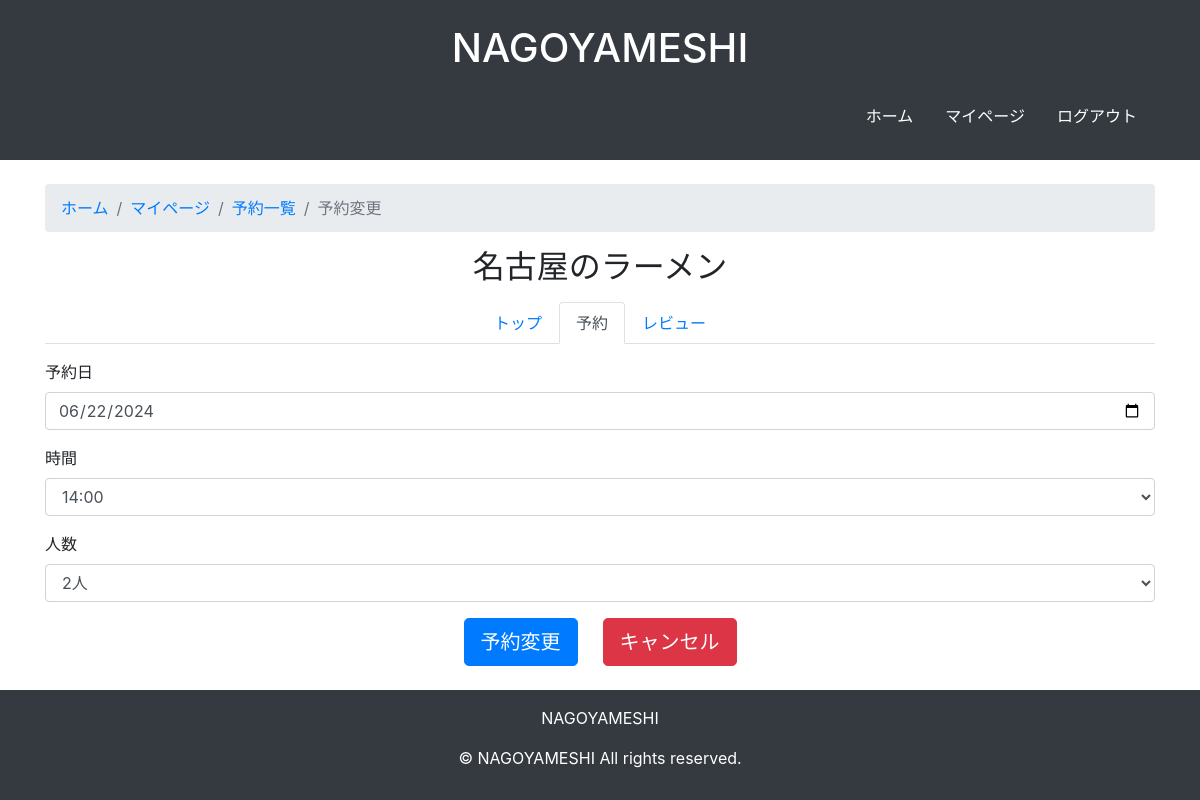
Screenshot of /reservation/update/14/ (signed in) with the database file from the repository.
### tabelog/models.py (models this page shows, shortened)
class Reservation(models.Model):
    store = models.ForeignKey('Store', on_delete=models.CASCADE)
    user = models.ForeignKey(settings.AUTH_USER_MODEL, on_delete=models.CASCADE)
    reserved_date = models.DateTimeField()
    reserved_time = models.TimeField()
    number_of_people = models.PositiveIntegerField()
    created_at = models.DateTimeField(auto_now_add=True)
    updated_at = models.DateTimeField(auto_now=True)

class Store(models.Model):
    store_id = models.AutoField(primary_key=True)
    category = models.ForeignKey(Category, on_delete=models.CASCADE, related_name='stores')
    name = models.CharField("店舗名", max_length=264)
    image = models.ImageField("画像", upload_to='store_images/', blank=True, null=True)
    description = models.TextField("説明")
    lowest_price = models.IntegerField("価格帯(下限)")
    highest_price = models.IntegerField("価格帯(上限)")
    opening_time = models.TimeField("営業時間(開店)")
    closing_time = models.TimeField("営業時間(閉店)")
    postal_code = models.CharField("郵便番号", max_length=11)
    address = models.CharField("住所", max_length=264)
    phone_number = models.CharField("電話番号", max_length=55)
    seating_capacity = models.IntegerField("座席数")
    regular_holiday = models.CharField("定休日", max_length=55)
    created_at = models.DateTimeField("登録日", default=timezone.now)
    updated_at = models.DateTimeField("更新日", auto_now=True)

### tabelog/views.py (the view, shortened to what this page needs)
# urls.py: path('reservation/update/<int:pk>/', views.ReservationUpdateView.as_view(), name='update_reservation'),
class ReservationUpdateView(PremiumUserRequiredMixin, generic.UpdateView):
    model = Reservation
    form_class = ReservationForm
    template_name = 'tabelog/reservation_update.html'
    def get_form_kwargs(self):
        kwargs = super().get_form_kwargs()
        kwargs['store'] = self.get_object().store
        return kwargs
    def get_initial(self):
        initial = super().get_initial()
        reservation = self.get_object()
        initial['reserved_date'] = reservation.reserved_date
        initial['reserved_time'] = reservation.reserved_time.strftime("%H:%M")
        initial['number_of_people'] = reservation.number_of_people
        return initial
    def get_context_data(self, **kwargs):
        context = super().get_context_data(**kwargs)
        reservation = self.get_object()
        store = reservation.store
        reviews = Review.objects.filter(store=store)
        average_score = reviews.aggregate(Avg('score'))['score__avg'] or 0
        review_count = reviews.count()
        context['reservation'] = reservation
        context['average_score'] = average_score
        context['review_count'] = review_count
        context['store'] = store
        context['times'] = [
            "11:00", "11:30", "12:00", "12:30", "13:00", "13:30", "14:00", "14:30",
            "15:00", "15:30", "16:00", "16:30", "17:00", "17:30", "18:00", "18:30",
            "19:00", "19:30", "20:00", "20:30", "21:00", "21:30", "22:00", "22:30",
            "23:00", "23:30"
        ]
        context['people'] = [str(i) for i in range(1, 26)] + ["25人以上", "50人以上"]
        return context

### tabelog/forms.py (shortened to what this page needs)
class ReservationForm(forms.ModelForm):
    class Meta:
        model = Reservation
        fields = ['reserved_date', 'reserved_time', 'number_of_people']
        widgets = {
            'reserved_date': forms.DateInput(attrs={'type': 'date'}),
            'reserved_time': forms.TimeInput(attrs={'type': 'time'}),
            'number_of_people': forms.NumberInput(attrs={'min': '1'}),
        }
    def __init__(self, *args, **kwargs):
        self.store = kwargs.pop('store', None)
        self.user = kwargs.pop('user', None)
        super().__init__(*args, **kwargs)

### tabelog/views.py (called while the page is built)
    def test_func(self):
        return self.request.user.member_type == '2'

### tabelog/templates/tabelog/reservation_update.html (shortened to what this page needs)
{% extends 'base.html' %}
{% load static %}
{% block content %}
    <div class="container mt-4">
        <nav aria-label="breadcrumb">
            <ol class="breadcrumb">
                <li class="breadcrumb-item"><a href="{% url 'tabelog:index' %}">ホーム</a></li>
                <li class="breadcrumb-item active" aria-current="page"><a href="{% url 'tabelog:mypage' pk=request.user.pk %}">マイページ</a></li>
                <li class="breadcrumb-item"><a href="{% url 'tabelog:reservation_list' pk=request.user.pk %}">予約一覧</a></li>
                <li class="breadcrumb-item active" aria-current="page">予約変更</li>
            </ol>
        </nav>
        <div class="text-center mb-3">
            <h2>{{ reservation.store.name }}</h2>
        </div>
        <ul class="nav nav-tabs mb-3 justify-content-center">
            <li class="nav-item">
                <a class="nav-link" href="{% url 'tabelog:index' %}">トップ</a>
            </li>
            <li class="nav-item">
                <a class="nav-link active" href="{% url 'tabelog:reservation' pk=reservation.store.pk %}">予約</a>
            </li>
            <li class="nav-item">
                <a class="nav-link" href="{% url 'tabelog:review_list' pk=reservation.store.pk %}">レビュー</a>
            </li>
        </ul>
        <form method="post">
            <div class="form-group">
                <label for="reserved_date">予約日</label>
                <input type="date" class="form-control" id="reserved_date" name="reserved_date" value="{{ reservation.reserved_date|date:'Y-m-d' }}" required>
            </div>
            <div class="form-group">
                <label for="reserved_time">時間</label>
                <select class="form-control" id="reserved_time" name="reserved_time" required>
                    {% for time in times %}
                        <option value="{{ time }}" {% if reservation.reserved_time|time:"H:i" == time %}selected{% endif %}>{{ time }}</option>
                    {% endfor %}
                </select>
            </div>
            <div class="form-group">
                <label for="number_of_people">人数</label>
                <select class="form-control" id="number_of_people" name="number_of_people" required>
                    {% for num in people %}
                        <option value="{{ num }}" {% if reservation.number_of_people|stringformat:"s" == num %}selected{% endif %}>{{ num }}人</option>
                    {% endfor %}
                </select>
            </div>
            <div class="text-center">
                <button type="submit" class="btn btn-primary btn-lg">予約変更</button>
                <a href="{% url 'tabelog:cancel_reservation' reservation.pk %}" class="btn btn-danger btn-lg" onclick="return confirm('キャンセルしてよいですか？')">キャンセル</a>
            </div>
        </form>
    </div>
{% endblock %}

### rows the page displays
Reservation: store.name "名古屋のラーメン", reserved_date "06/22/2024", reserved_time "14:00", number_of_people "2人"
